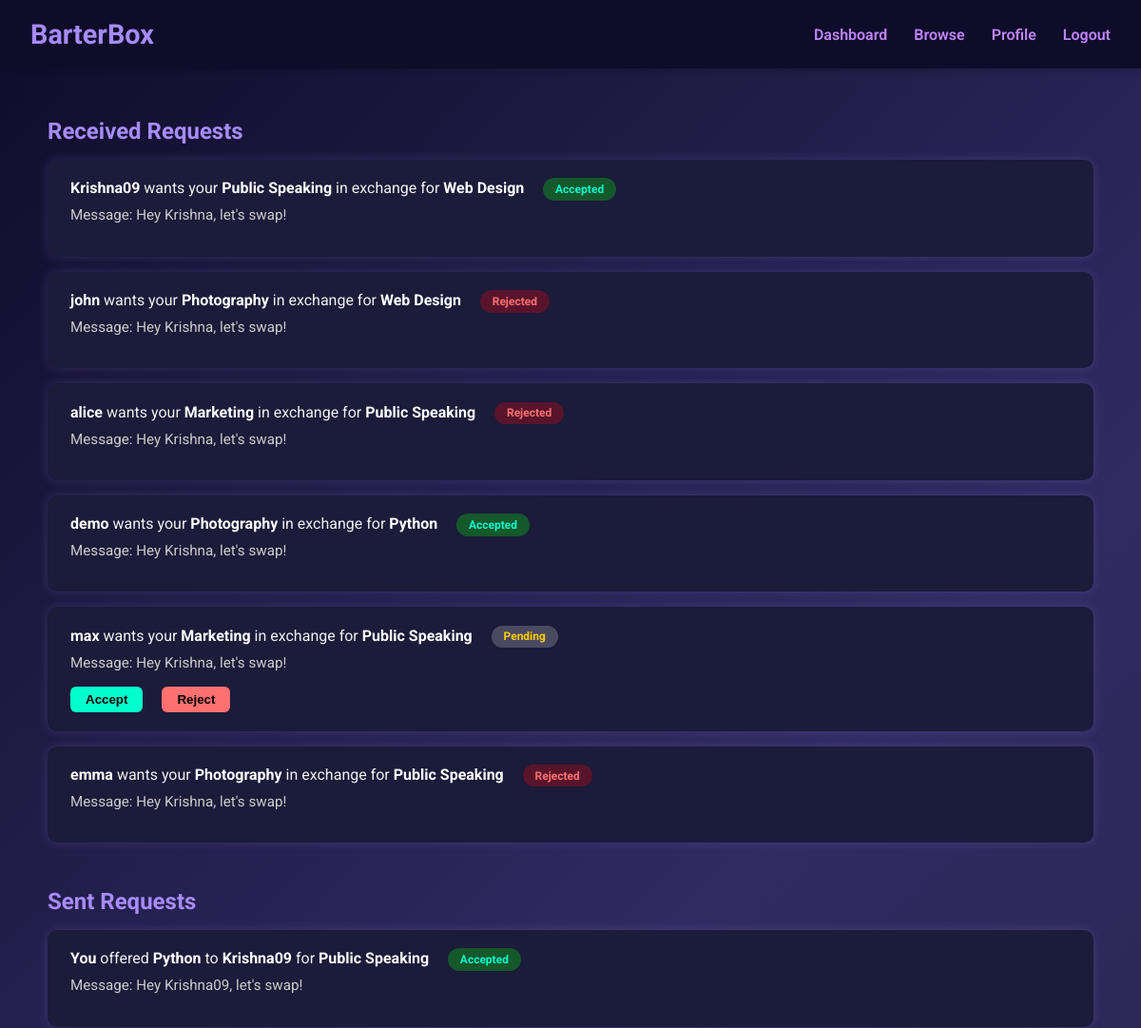
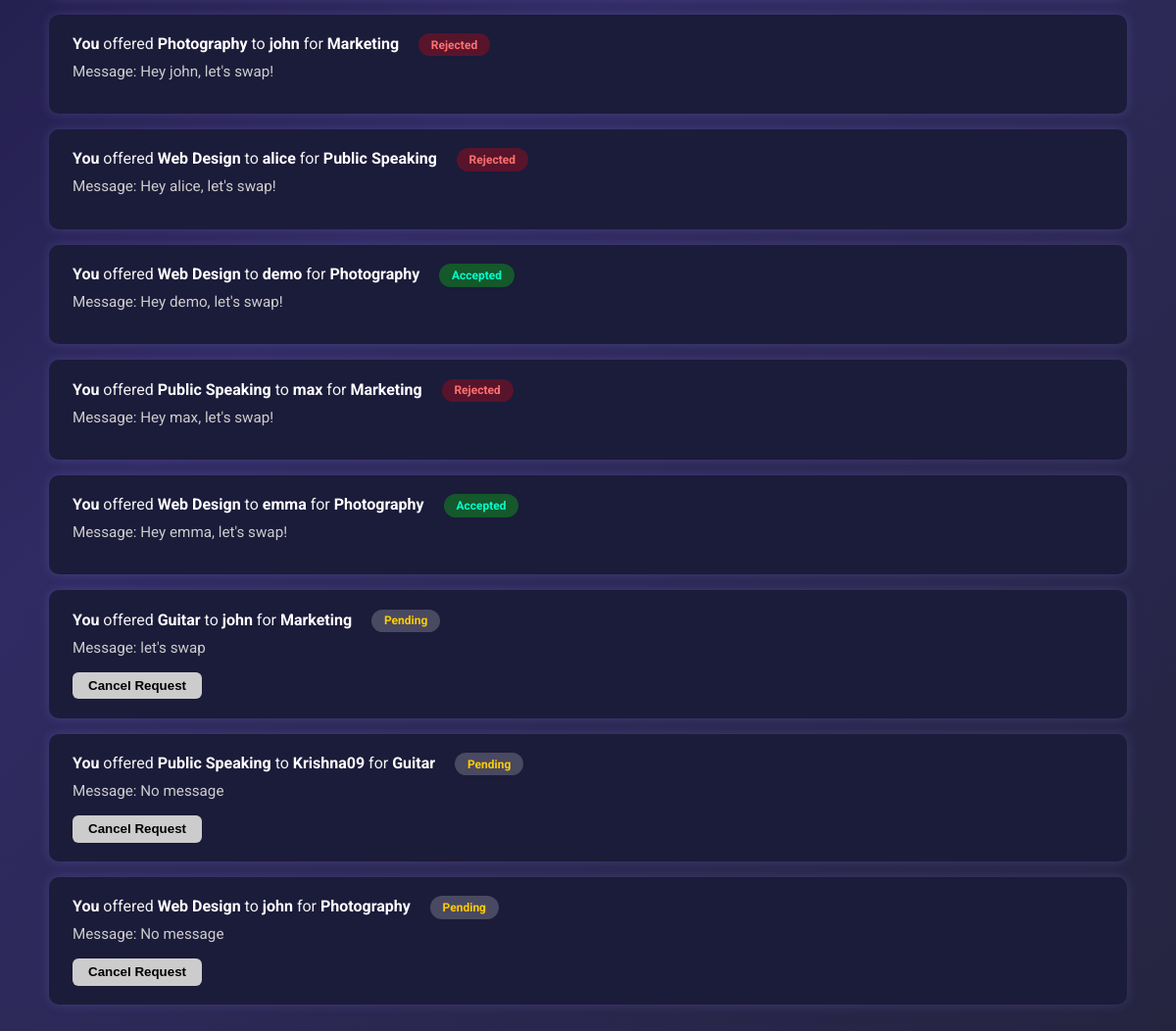
Screenshot of /requests/ (signed in) with the database file from the repository (2 pictures, top to bottom).
### core/models.py (models this page shows, shortened)
class SwapRequest(models.Model):
    STATUS_CHOICES = [
        ('pending', 'Pending'),
        ('accepted', 'Accepted'),
        ('rejected', 'Rejected'),
    ]
    sender = models.ForeignKey(User, on_delete=models.CASCADE, related_name='sent_requests')
    receiver = models.ForeignKey(User, on_delete=models.CASCADE, related_name='received_requests')
    offered_skill = models.ForeignKey(Skill, on_delete=models.CASCADE, related_name='offered_requests')
    wanted_skill = models.ForeignKey(Skill, on_delete=models.CASCADE, related_name='wanted_requests')
    message = models.TextField(blank=True)
    status = models.CharField(max_length=10, choices=STATUS_CHOICES, default='pending')
    created_at = models.DateTimeField(auto_now_add=True)
    feedback = models.TextField(blank=True, null=True)
    rating = models.PositiveSmallIntegerField(blank=True, null=True)

class Skill(models.Model):
    name = models.CharField(max_length=50)
    def __str__(self):
        return self.name

### core/views.py (the view, shortened to what this page needs)
# urls.py: path('requests/', views.swap_requests_dashboard, name='swap_requests'),
@login_required
def swap_requests_dashboard(request):
    sent = SwapRequest.objects.filter(sender=request.user)
    received = SwapRequest.objects.filter(receiver=request.user)
    return render(request, 'core/swap_dashboard.html', {
        'sent_requests': sent,
        'received_requests': received,
    })

### core/templates/core/swap_dashboard.html (shortened to what this page needs)
{% load static %}
<!DOCTYPE html>
<html lang="en">
<head>
</head>
<body>
  <nav>
    <div class="logo">BarterBox</div>
    <div class="nav-links">
      <a href="{% url 'dashboard' %}">Dashboard</a>
      <a href="{% url 'browse_users' %}">Browse</a>
      <a href="{% url 'profile' %}">Profile</a>
      <a href="{% url 'logout' %}">Logout</a>
    </div>
  </nav>
  <div class="container">
    <div class="section">
      <h2>Received Requests</h2>
      {% for swap in received_requests %}
        <div class="card">
          <strong>{{ swap.sender.username }}</strong> wants your <strong>{{ swap.wanted_skill }}</strong> in exchange for <strong>{{ swap.offered_skill }}</strong>
          <span class="status {{ swap.status }}">{{ swap.status|title }}</span>
          <p>Message: {{ swap.message|default:"No message" }}</p>
          {% if swap.status == 'pending' %}
          <div class="actions">
            <form method="post">
              <button type="submit" class="btn-accept">Accept</button>
            </form>
            <form method="post">
              <button type="submit" class="btn-reject">Reject</button>
            </form>
          </div>
          {% endif %}
        </div>
      {% empty %}
        <p>No requests received yet.</p>
      {% endfor %}
    </div>
    <div class="section">
      <h2>Sent Requests</h2>
      {% for swap in sent_requests %}
        <div class="card">
          <strong>You</strong> offered <strong>{{ swap.offered_skill }}</strong> to <strong>{{ swap.receiver.username }}</strong> for <strong>{{ swap.wanted_skill }}</strong>
          <span class="status {{ swap.status }}">{{ swap.status|title }}</span>
          <p>Message: {{ swap.message|default:"No message" }}</p>
          {% if swap.status == 'pending' %}
          <div class="actions">
            <form method="post">
              <button type="submit" class="btn-delete">Cancel Request</button>
            </form>
          </div>
          {% endif %}
        </div>
      {% empty %}
        <p>No requests sent yet.</p>
      {% endfor %}
    </div>
  </div>
</body>
</html>

### core/templates/core/swap_dashboard.html (style rules this page uses)
body, html { margin: 0; padding: 0; background: linear-gradient(135deg, #0f0c29, #302b63, #24243e); font-family: 'Roboto', sans-serif; color: #f1f1f1; }
nav { background: #0f0c29; padding: 1.2rem 2rem; display: flex; justify-content: space-between; align-items: center; box-shadow: 0 0 10px #0005; }
.logo { font-size: 1.8rem; font-weight: bold; color: #a78bfa; }
.nav-links a { color: #c084fc; margin-left: 1.5rem; text-decoration: none; font-weight: 600; }
.container { max-width: 1100px; margin: auto; padding: 2rem; }
h2 { color: #a78bfa; margin-bottom: 1rem; }
.section { margin-bottom: 3rem; }
.card { background: #1b1b3a; border-radius: 10px; padding: 1.2rem 1.5rem; margin-bottom: 1rem; box-shadow: 0 0 12px #a78bfa33; animation: fadeIn 0.4s ease; }
.card strong { color: #fff; }
.card p { font-size: 0.95rem; color: #ccc; margin-top: 0.4rem; }
.card .status { display: inline-block; padding: 0.3rem 0.8rem; border-radius: 12px; font-size: 0.75rem; font-weight: bold; margin-left: 1rem; }
.status.pending { background: #fff3; color: #ffcc00; }
.status.accepted { background: #0f04; color: #00ffcc; }
.status.rejected { background: #f004; color: #ff7070; }
.actions { margin-top: 1rem; }
.actions form { display: inline; margin-right: 1rem; }
.actions button { padding: 0.4rem 1rem; border: none; border-radius: 6px; font-weight: bold; cursor: pointer; transition: 0.3s ease; }
.btn-accept { background: #00ffcc; color: #000; }
.btn-reject { background: #ff7070; color: #000; }
.btn-delete { background: #ccc; color: #000; }

### rows the page displays
SwapRequest: sender.username "Krishna09", wanted_skill "Public Speaking", offered_skill "Web Design", status "Accepted", message "Hey Krishna, let's swap!"
SwapRequest: sender.username "john", wanted_skill "Photography", offered_skill "Web Design", status "Rejected", message "Hey Krishna, let's swap!"
SwapRequest: sender.username "alice", wanted_skill "Marketing", offered_skill "Public Speaking", status "Rejected", message "Hey Krishna, let's swap!"
SwapRequest: sender.username "demo", wanted_skill "Photography", offered_skill "Python", status "Accepted", message "Hey Krishna, let's swap!"
SwapRequest: sender.username "max", wanted_skill "Marketing", offered_skill "Public Speaking", status "Pending", message "Hey Krishna, let's swap!"
SwapRequest: sender.username "emma", wanted_skill "Photography", offered_skill "Public Speaking", status "Rejected", message "Hey Krishna, let's swap!"
SwapRequest: offered_skill "Python", receiver.username "Krishna09", wanted_skill "Public Speaking", status "Accepted", message "Hey Krishna09, let's swap!"
SwapRequest: offered_skill "Photography", receiver.username "john", wanted_skill "Marketing", status "Rejected", message "Hey john, let's swap!"
SwapRequest: offered_skill "Web Design", receiver.username "alice", wanted_skill "Public Speaking", status "Rejected", message "Hey alice, let's swap!"
SwapRequest: offered_skill "Web Design", receiver.username "demo", wanted_skill "Photography", status "Accepted", message "Hey demo, let's swap!"
SwapRequest: offered_skill "Public Speaking", receiver.username "max", wanted_skill "Marketing", status "Rejected", message "Hey max, let's swap!"
SwapRequest: offered_skill "Web Design", receiver.username "emma", wanted_skill "Photography", status "Accepted", message "Hey emma, let's swap!"
SwapRequest: offered_skill "Guitar", receiver.username "john", wanted_skill "Marketing", status "Pending", message "let's swap"
SwapRequest: offered_skill "Public Speaking", receiver.username "Krishna09", wanted_skill "Guitar", status "Pending", message "No message"
SwapRequest: offered_skill "Web Design", receiver.username "john", wanted_skill "Photography", status "Pending", message "No message"
